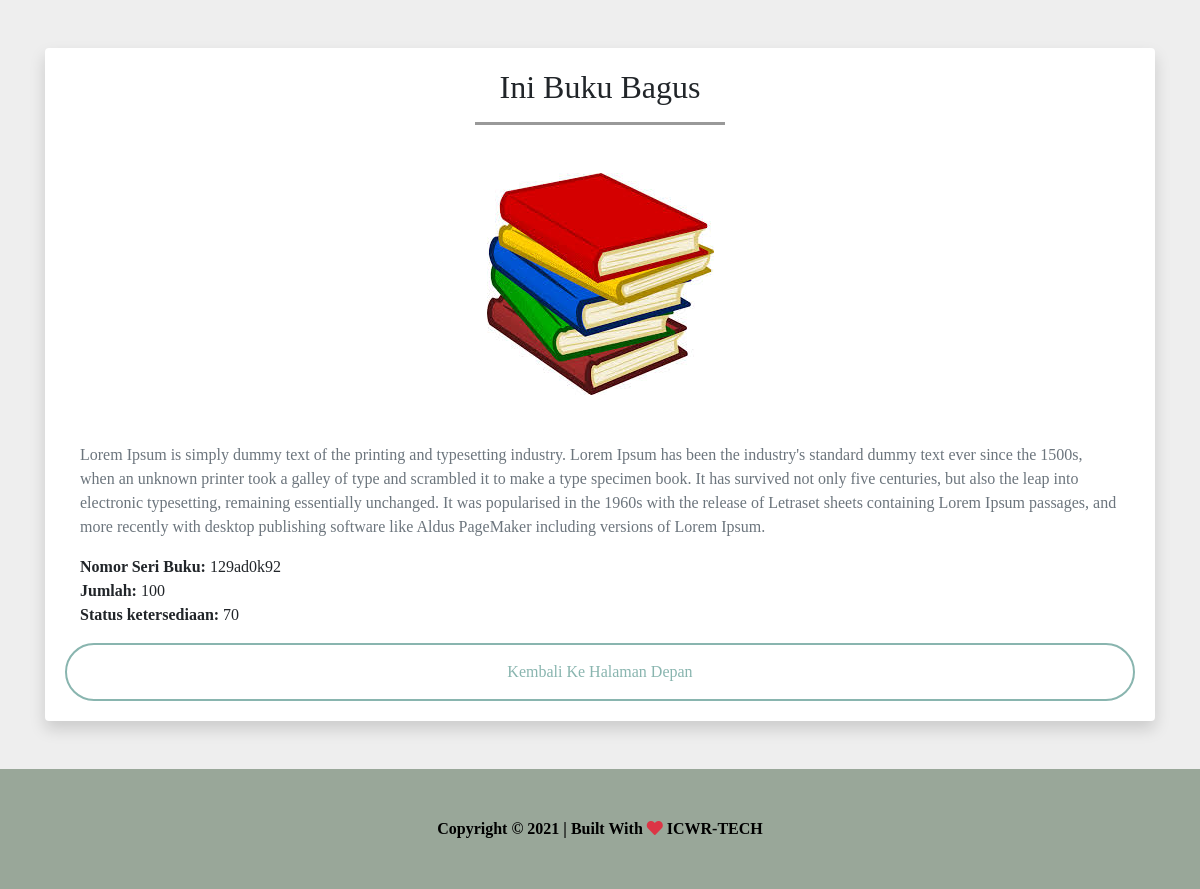
/view/55/, run on the app's committed database.
### tables this page shows
CREATE TABLE `daftar_buku` (
  `id_buku` int(11) NOT NULL,
  `nama_buku` text NOT NULL,
  `nomor_seri` varchar(300) NOT NULL,
  `gambar` text NOT NULL,
  `jumlah` varchar(300) NOT NULL,
  `deskripsi` text NOT NULL,
  `status` varchar(500) NOT NULL,
  `id_daftarbuku` varchar(1000) NOT NULL
);

### application/controllers/View.php (called while the page is built, shortened)
<?php
class View extends CI_Controller
{
    function __construct()
    {
        $this->load->model("Client_model");
    }
    public function lihat($id=null)
    {
        if ($id) {
            if ($this->Client_model->view_where(["id_buku"=>$id])->num_rows()===1) {
                $data['view']=$this->Client_model->view_where(["id_buku"=>$id])->row();
                $this->load->view("lihat",$data);
            }else {
                show_404();
            }
        }else {
            show_404();
        }
    }
}
 ?>

### index.php (called while the page is built, shortened)
<?php
require_once BASEPATH.'core/CodeIgniter.php';

### application/models/Client_model.php (called while the page is built, shortened)
<?php
class Client_model extends CI_Model
{
    public function view_where($id)
    {
        return $this->db->get_where("daftar_buku",$id);
    }
}
 ?>

### application/views/lihat.php (the view, shortened to what this page needs)
<!doctype html>
<html lang="en">
  <head>
    <link rel="stylesheet" href="https://cdn.jsdelivr.net/npm/bootstrap@4.5.3/dist/css/bootstrap.min.css">
    <link href="<?php echo base_url("assets/admin/") ?>vendor/fontawesome-free/css/all.min.css" rel="stylesheet" type="text/css">
    <link rel="stylesheet" href="<?php echo base_url('./assets/css/style.css') ?>">
  </head>
  <body style="background-color: #eee;" class="font-formal">
      <div class="container pb-5">
          <div class="card mt-5 border-0 shadow">
              <div class="card-body">
                  <h2 class="text-center"><?php echo $view->nama_buku; ?></h2>
                  <hr class="haer">
                  <img src="<?php echo base_url('./assets/img/'.$view->gambar) ?>" alt="" style="margin-left: auto; margin-right: auto; display: block;" class="mt-5 mb-5">
                  <p class="container text-muted">
                      <?php echo $view->deskripsi; ?>
                  </p>
                  <p class="container">
                      <strong>Nomor Seri Buku:</strong> <?php echo $view->nomor_seri ?>
                      <br>
                      <strong>Jumlah: </strong><?php echo $view->jumlah ?>
                      <br>
                      <strong>Status ketersediaan: </strong><?php echo $view->jumlah-$view->status ?>
                  </p>
                  <a href="<?php echo base_url(""); ?>" class="col-md-12 container button-header btn" style="max-width: 100%;">Kembali Ke Halaman Depan</a>
              </div>
          </div>
      </div>
      <footer style="background-color: #99A799; color: black;" class="text-center pt-5 pb-5">
          <strong>Copyright &copy; 2021 | Built With <i class="fas fa-heart text-danger"></i> <a href="http://incrustwerush.org/" target="_blank" style="color: black;">ICWR-TECH</a></strong>
      </footer>
  </body>
</html>

### assets/css/style.css (style rules this page uses)
html { scroll-behavior: smooth; }
.font-formal { font-family: "Times New Roman", serif; }
.button-header { border-radius: 50px; border: 2px solid #89B5AF; background-color: transparent; padding: 15px; color: #89B5AF; }
.haer { width: 250px; border-top: 3px solid #999; }

### data on the page
daftar_buku: nama_buku "Ini Buku Bagus", gambar (placeholder picture), deskripsi "Lorem Ipsum is simply dummy text of the printing and typesetting industry. Lorem Ipsum has been the industry's standard dummy text ever since the 1500s, when an unknown printer took a galley of type and scrambled it to make a type specimen book. It has survived not only five centuries, but also the leap into electronic typesetting, remaining essentially unchanged. It was popularised in the 1960s with the release of Letraset sheets containing Lorem Ipsum passages, and more recently with desktop publishing software like Aldus PageMaker including versions of Lorem Ipsum.", nomor_seri "129ad0k92", jumlah "100", $view->jumlah-$view->status "70"
